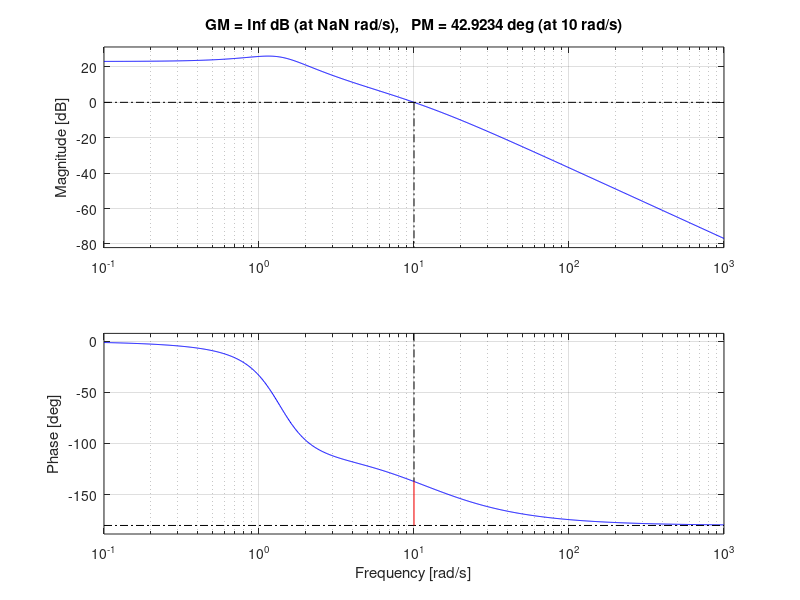

Here is the MATLAB script that generated this plot:
s = tf('s');
G=142.603*(s+2)/(s^3+12*s^2+15*s+20);

Gc = (s+7.386)/(s+13.538); % Compensator

[gain10,phaseP1] = bode(G,10)

Gain_for_10BW = 1/gain10


%bode(Gc)

subplot(121); bode(G);grid on;
subplot(122); margin(G);grid on; % GM and PM you get from the plot is accuarate
[Gm,Pm,Wcg,Wcp] = margin(G)

[gainGc,phaseGc] = bode(Gc,10) % For Compensator Gain